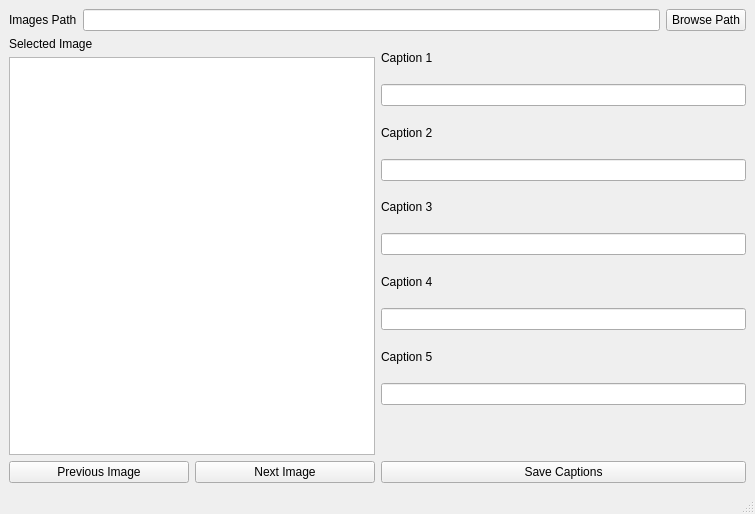
<?xml version="1.0" encoding="UTF-8"?>
<ui version="4.0">
 <class>MainWindow</class>
 <widget class="QMainWindow" name="MainWindow">
  <property name="geometry">
   <rect>
    <x>0</x>
    <y>0</y>
    <width>755</width>
    <height>514</height>
   </rect>
  </property>
  <property name="windowTitle">
   <string>ImageAnnotator</string>
  </property>
  <widget class="QWidget" name="centralwidget">
   <layout class="QHBoxLayout" name="horizontalLayout_7">
    <item>
     <layout class="QVBoxLayout" name="verticalLayout">
      <item>
       <layout class="QHBoxLayout" name="horizontalLayout_3">
        <item>
         <layout class="QHBoxLayout" name="horizontalLayout_4">
          <item>
           <widget class="QLabel" name="labelImagePath">
            <property name="text">
             <string>Images Path</string>
            </property>
            <property name="textFormat">
             <enum>Qt::AutoText</enum>
            </property>
           </widget>
          </item>
          <item>
           <widget class="QLineEdit" name="lineEditImagePath"/>
          </item>
          <item>
           <widget class="QPushButton" name="btnBrowseImagePath">
            <property name="text">
             <string>Browse Path</string>
            </property>
           </widget>
          </item>
         </layout>
        </item>
       </layout>
      </item>
      <item>
       <layout class="QHBoxLayout" name="horizontalLayout">
        <item>
         <layout class="QVBoxLayout" name="verticalLayout_2">
          <item>
           <widget class="QLabel" name="labelSelectedImage">
            <property name="text">
             <string>Selected Image</string>
            </property>
           </widget>
          </item>
          <item>
           <widget class="QGraphicsView" name="graphicsView">
            <property name="enabled">
             <bool>true</bool>
            </property>
            <property name="sizePolicy">
             <sizepolicy hsizetype="Expanding" vsizetype="Expanding">
              <horstretch>0</horstretch>
              <verstretch>0</verstretch>
             </sizepolicy>
            </property>
           </widget>
          </item>
          <item>
           <layout class="QHBoxLayout" name="horizontalLayout_6">
            <item>
             <widget class="QPushButton" name="btnPreviousImage">
              <property name="text">
               <string>Previous Image</string>
              </property>
             </widget>
            </item>
            <item>
             <widget class="QPushButton" name="btnNextImage">
              <property name="text">
               <string>Next Image</string>
              </property>
             </widget>
            </item>
           </layout>
          </item>
         </layout>
        </item>
        <item>
         <layout class="QVBoxLayout" name="verticalLayout_5">
          <item>
           <widget class="QLabel" name="labelCaption1">
            <property name="text">
             <string>Caption 1</string>
            </property>
           </widget>
          </item>
          <item>
           <widget class="QLineEdit" name="lineEditCaption1"/>
          </item>
          <item>
           <widget class="QLabel" name="labelCaption2">
            <property name="text">
             <string>Caption 2</string>
            </property>
           </widget>
          </item>
          <item>
           <widget class="QLineEdit" name="lineEditCaption2"/>
          </item>
          <item>
           <widget class="QLabel" name="labelCaption3">
            <property name="text">
             <string>Caption 3</string>
            </property>
           </widget>
          </item>
          <item>
           <widget class="QLineEdit" name="lineEditCaption3"/>
          </item>
          <item>
           <widget class="QLabel" name="labelCaption4">
            <property name="text">
             <string>Caption 4</string>
            </property>
           </widget>
          </item>
          <item>
           <widget class="QLineEdit" name="lineEditCaption4"/>
          </item>
          <item>
           <widget class="QLabel" name="labelCaption5">
            <property name="text">
             <string>Caption 5</string>
            </property>
           </widget>
          </item>
          <item>
           <widget class="QLineEdit" name="lineEditCaption5"/>
          </item>
          <item>
           <spacer name="verticalSpacer">
            <property name="orientation">
             <enum>Qt::Vertical</enum>
            </property>
            <property name="sizeType">
             <enum>QSizePolicy::Preferred</enum>
            </property>
            <property name="sizeHint" stdset="0">
             <size>
              <width>0</width>
              <height>50</height>
             </size>
            </property>
           </spacer>
          </item>
          <item>
           <widget class="QPushButton" name="btnSaveCaptions">
            <property name="text">
             <string>Save Captions</string>
            </property>
           </widget>
          </item>
         </layout>
        </item>
       </layout>
      </item>
     </layout>
    </item>
   </layout>
  </widget>
  <widget class="QMenuBar" name="menubar">
   <property name="geometry">
    <rect>
     <x>0</x>
     <y>0</y>
     <width>755</width>
     <height>23</height>
    </rect>
   </property>
  </widget>
  <widget class="QStatusBar" name="statusbar"/>
 </widget>
 <resources/>
 <connections/>
</ui>
